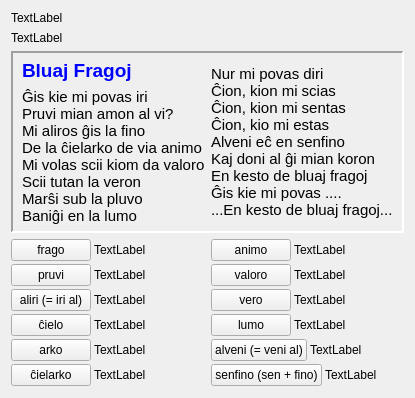
     <widget class="QWidget" name="tab_9">
      <attribute name="icon">
       <iconset resource="ikonoj.qrc">
        <normaloff>:/ikonoj/leciono.png</normaloff>:/ikonoj/leciono.png</iconset>
      </attribute>
      <attribute name="title">
       <string>9</string>
      </attribute>
      <layout class="QVBoxLayout" name="verticalLayout_15" stretch="0,0,2,0,1">
       <item>
        <widget class="titolo" name="Lec12_Label52">
         <property name="text">
          <string>TextLabel</string>
         </property>
        </widget>
       </item>
       <item>
        <widget class="QLabel" name="Lec12_Label53">
         <property name="text">
          <string>TextLabel</string>
         </property>
         <property name="wordWrap">
          <bool>true</bool>
         </property>
        </widget>
       </item>
       <item>
        <widget class="QFrame" name="frame">
         <property name="sizePolicy">
          <sizepolicy hsizetype="Preferred" vsizetype="Expanding">
           <horstretch>0</horstretch>
           <verstretch>0</verstretch>
          </sizepolicy>
         </property>
         <property name="frameShape">
          <enum>QFrame::Panel</enum>
         </property>
         <property name="frameShadow">
          <enum>QFrame::Sunken</enum>
         </property>
         <property name="lineWidth">
          <number>2</number>
         </property>
         <property name="tipo" stdset="0">
          <string>markebla</string>
         </property>
         <layout class="QVBoxLayout" name="verticalLayout_14">
          <property name="topMargin">
           <number>6</number>
          </property>
          <property name="bottomMargin">
           <number>6</number>
          </property>
          <item>
           <layout class="QHBoxLayout" name="horizontalLayout_18">
            <item>
             <layout class="QVBoxLayout" name="verticalLayout_13" stretch="0,1">
              <item>
               <widget class="QLabel" name="label">
                <property name="font">
                 <font>
                  <pointsize>-1</pointsize>
                  <weight>75</weight>
                  <bold>true</bold>
                 </font>
                </property>
                <property name="styleSheet">
                 <string notr="true">color: blue;
font-size: 18px;
font-weight: bold;</string>
                </property>
                <property name="text">
                 <string>&lt;!DOCTYPE HTML PUBLIC &quot;-//W3C//DTD HTML 4.0//EN&quot; &quot;http://www.w3.org/TR/REC-html40/strict.dtd&quot;&gt;
&lt;html&gt;&lt;head&gt;&lt;meta name=&quot;qrichtext&quot; content=&quot;1&quot; /&gt;&lt;style type=&quot;text/css&quot;&gt;
p, li { white-space: pre-wrap; }
&lt;/style&gt;&lt;/head&gt;&lt;body style=&quot; font-family:'Arial'; font-size:19px; font-weight:600; font-style:normal;&quot;&gt;
&lt;p style=&quot; margin-top:0px; margin-bottom:0px; margin-left:0px; margin-right:0px; -qt-block-indent:0; text-indent:0px;&quot;&gt;Bluaj Fragoj&lt;/p&gt;&lt;/body&gt;&lt;/html&gt;</string>
                </property>
                <property name="alignment">
                 <set>Qt::AlignLeading|Qt::AlignLeft|Qt::AlignVCenter</set>
                </property>
               </widget>
              </item>
              <item>
               <widget class="QLabel" name="label_16">
                <property name="sizePolicy">
                 <sizepolicy hsizetype="Preferred" vsizetype="Expanding">
                  <horstretch>0</horstretch>
                  <verstretch>0</verstretch>
                 </sizepolicy>
                </property>
                <property name="font">
                 <font>
                  <family>Arial</family>
                  <pointsize>11</pointsize>
                 </font>
                </property>
                <property name="text">
                 <string>Ĝis kie mi povas iri
Pruvi mian amon al vi?
Mi aliros ĝis la fino
De la ĉielarko de via animo
Mi volas scii kiom da valoro
Scii tutan la veron
Marŝi sub la pluvo
Baniĝi en la lumo</string>
                </property>
               </widget>
              </item>
             </layout>
            </item>
            <item>
             <widget class="QLabel" name="label_17">
              <property name="sizePolicy">
               <sizepolicy hsizetype="Preferred" vsizetype="Expanding">
                <horstretch>0</horstretch>
                <verstretch>0</verstretch>
               </sizepolicy>
              </property>
              <property name="font">
               <font>
                <family>Arial</family>
                <pointsize>11</pointsize>
               </font>
              </property>
              <property name="text">
               <string>Nur mi povas diri
Ĉion, kion mi scias
Ĉion, kion mi sentas
Ĉion, kio mi estas
Alveni eĉ en senfino
Kaj doni al ĝi mian koron
En kesto de bluaj fragoj
Ĝis kie mi povas ....
...En kesto de bluaj fragoj...</string>
              </property>
             </widget>
            </item>
           </layout>
          </item>
         </layout>
        </widget>
       </item>
       <item>
        <layout class="QHBoxLayout" name="horizontalLayout_17">
         <item>
          <layout class="QVBoxLayout" name="verticalLayout_11">
           <property name="spacing">
            <number>3</number>
           </property>
           <item>
            <layout class="QHBoxLayout" name="horizontalLayout_5" stretch="3,1">
             <item>
              <widget class="neklakebla" name="pushButton">
               <property name="sizePolicy">
                <sizepolicy hsizetype="Maximum" vsizetype="Fixed">
                 <horstretch>0</horstretch>
                 <verstretch>0</verstretch>
                </sizepolicy>
               </property>
               <property name="text">
                <string>frago</string>
               </property>
              </widget>
             </item>
             <item>
              <widget class="QLabel" name="Lec12_Label54">
               <property name="text">
                <string>TextLabel</string>
               </property>
               <property name="wordWrap">
                <bool>true</bool>
               </property>
              </widget>
             </item>
            </layout>
           </item>
           <item>
            <layout class="QHBoxLayout" name="horizontalLayout_6" stretch="3,1">
             <item>
              <widget class="neklakebla" name="pushButton_2">
               <property name="sizePolicy">
                <sizepolicy hsizetype="Maximum" vsizetype="Fixed">
                 <horstretch>0</horstretch>
                 <verstretch>0</verstretch>
                </sizepolicy>
               </property>
               <property name="text">
                <string>pruvi</string>
               </property>
              </widget>
             </item>
             <item>
              <widget class="QLabel" name="Lec12_Label55">
               <property name="text">
                <string>TextLabel</string>
               </property>
               <property name="wordWrap">
                <bool>true</bool>
               </property>
              </widget>
             </item>
            </layout>
           </item>
           <item>
            <layout class="QHBoxLayout" name="horizontalLayout_7" stretch="3,1">
             <item>
              <widget class="neklakebla" name="pushButton_3">
               <property name="sizePolicy">
                <sizepolicy hsizetype="Maximum" vsizetype="Fixed">
                 <horstretch>0</horstretch>
                 <verstretch>0</verstretch>
                </sizepolicy>
               </property>
               <property name="text">
                <string>aliri (= iri al)</string>
               </property>
              </widget>
             </item>
             <item>
              <widget class="QLabel" name="Lec12_Label56">
               <property name="text">
                <string>TextLabel</string>
               </property>
               <property name="wordWrap">
                <bool>true</bool>
               </property>
              </widget>
             </item>
            </layout>
           </item>
           <item>
            <layout class="QHBoxLayout" name="horizontalLayout_8" stretch="3,1">
             <item>
              <widget class="neklakebla" name="pushButton_4">
               <property name="sizePolicy">
                <sizepolicy hsizetype="Maximum" vsizetype="Fixed">
                 <horstretch>0</horstretch>
                 <verstretch>0</verstretch>
                </sizepolicy>
               </property>
               <property name="text">
                <string>ĉielo</string>
               </property>
              </widget>
             </item>
             <item>
              <widget class="QLabel" name="Lec12_Label57">
               <property name="text">
                <string>TextLabel</string>
               </property>
               <property name="wordWrap">
                <bool>true</bool>
               </property>
              </widget>
             </item>
            </layout>
           </item>
           <item>
            <layout class="QHBoxLayout" name="horizontalLayout_9" stretch="3,1">
             <item>
              <widget class="neklakebla" name="pushButton_5">
               <property name="sizePolicy">
                <sizepolicy hsizetype="Maximum" vsizetype="Fixed">
                 <horstretch>0</horstretch>
                 <verstretch>0</verstretch>
                </sizepolicy>
               </property>
               <property name="text">
                <string>arko</string>
               </property>
              </widget>
             </item>
             <item>
              <widget class="QLabel" name="Lec12_Label58">
               <property name="text">
                <string>TextLabel</string>
               </property>
               <property name="wordWrap">
                <bool>true</bool>
               </property>
              </widget>
             </item>
            </layout>
           </item>
           <item>
            <layout class="QHBoxLayout" name="horizontalLayout_10" stretch="3,1">
             <item>
              <widget class="neklakebla" name="pushButton_6">
               <property name="sizePolicy">
                <sizepolicy hsizetype="Maximum" vsizetype="Fixed">
                 <horstretch>0</horstretch>
                 <verstretch>0</verstretch>
                </sizepolicy>
               </property>
               <property name="text">
                <string>ĉielarko</string>
               </property>
              </widget>
             </item>
             <item>
              <widget class="QLabel" name="Lec12_Label59">
               <property name="text">
                <string>TextLabel</string>
               </property>
               <property name="wordWrap">
                <bool>true</bool>
               </property>
              </widget>
             </item>
            </layout>
           </item>
          </layout>
         </item>
         <item>
          <layout class="QVBoxLayout" name="verticalLayout_12">
           <property name="spacing">
            <number>3</number>
           </property>
           <item>
            <layout class="QHBoxLayout" name="horizontalLayout_11" stretch="3,1">
             <item>
              <widget class="neklakebla" name="pushButton_7">
               <property name="sizePolicy">
                <sizepolicy hsizetype="Maximum" vsizetype="Fixed">
                 <horstretch>0</horstretch>
                 <verstretch>0</verstretch>
                </sizepolicy>
               </property>
               <property name="text">
                <string>animo</string>
               </property>
              </widget>
             </item>
             <item>
              <widget class="QLabel" name="Lec12_Label60">
               <property name="text">
                <string>TextLabel</string>
               </property>
               <property name="wordWrap">
                <bool>true</bool>
               </property>
              </widget>
             </item>
            </layout>
           </item>
           <item>
            <layout class="QHBoxLayout" name="horizontalLayout_12" stretch="3,1">
             <item>
              <widget class="neklakebla" name="pushButton_8">
               <property name="sizePolicy">
                <sizepolicy hsizetype="Maximum" vsizetype="Fixed">
                 <horstretch>0</horstretch>
                 <verstretch>0</verstretch>
                </sizepolicy>
               </property>
               <property name="text">
                <string>valoro</string>
               </property>
              </widget>
             </item>
             <item>
              <widget class="QLabel" name="Lec12_Label61">
               <property name="text">
                <string>TextLabel</string>
               </property>
               <property name="wordWrap">
                <bool>true</bool>
               </property>
              </widget>
             </item>
            </layout>
           </item>
           <item>
            <layout class="QHBoxLayout" name="horizontalLayout_13" stretch="3,1">
             <item>
              <widget class="neklakebla" name="pushButton_9">
               <property name="sizePolicy">
                <sizepolicy hsizetype="Maximum" vsizetype="Fixed">
                 <horstretch>0</horstretch>
                 <verstretch>0</verstretch>
                </sizepolicy>
               </property>
               <property name="text">
                <string>vero</string>
               </property>
              </widget>
             </item>
             <item>
              <widget class="QLabel" name="Lec12_Label62">
               <property name="text">
                <string>TextLabel</string>
               </property>
               <property name="wordWrap">
                <bool>true</bool>
               </property>
              </widget>
             </item>
            </layout>
           </item>
           <item>
            <layout class="QHBoxLayout" name="horizontalLayout_14" stretch="3,1">
             <item>
              <widget class="neklakebla" name="pushButton_10">
               <property name="sizePolicy">
                <sizepolicy hsizetype="Maximum" vsizetype="Fixed">
                 <horstretch>0</horstretch>
                 <verstretch>0</verstretch>
                </sizepolicy>
               </property>
               <property name="text">
                <string>lumo</string>
               </property>
              </widget>
             </item>
             <item>
              <widget class="QLabel" name="Lec12_Label63">
               <property name="text">
                <string>TextLabel</string>
               </property>
               <property name="wordWrap">
                <bool>true</bool>
               </property>
              </widget>
             </item>
            </layout>
           </item>
           <item>
            <layout class="QHBoxLayout" name="horizontalLayout_15" stretch="3,1">
             <item>
              <widget class="neklakebla" name="pushButton_11">
               <property name="sizePolicy">
                <sizepolicy hsizetype="Maximum" vsizetype="Fixed">
                 <horstretch>0</horstretch>
                 <verstretch>0</verstretch>
                </sizepolicy>
               </property>
               <property name="text">
                <string>alveni (= veni al)</string>
               </property>
              </widget>
             </item>
             <item>
              <widget class="QLabel" name="Lec12_Label65">
               <property name="text">
                <string>TextLabel</string>
               </property>
               <property name="wordWrap">
                <bool>true</bool>
               </property>
              </widget>
             </item>
            </layout>
           </item>
           <item>
            <layout class="QHBoxLayout" name="horizontalLayout_16" stretch="3,1">
             <item>
              <widget class="neklakebla" name="pushButton_12">
               <property name="sizePolicy">
                <sizepolicy hsizetype="Maximum" vsizetype="Fixed">
                 <horstretch>0</horstretch>
                 <verstretch>0</verstretch>
                </sizepolicy>
               </property>
               <property name="text">
                <string>senfino (sen + fino)</string>
               </property>
              </widget>
             </item>
             <item>
              <widget class="QLabel" name="Lec12_Label64">
               <property name="text">
                <string>TextLabel</string>
               </property>
               <property name="wordWrap">
                <bool>true</bool>
               </property>
              </widget>
             </item>
            </layout>
           </item>
          </layout>
         </item>
        </layout>
       </item>
       <item>
        <spacer name="verticalSpacer_12">
         <property name="orientation">
          <enum>Qt::Vertical</enum>
         </property>
         <property name="sizeHint" stdset="0">
          <size>
           <width>20</width>
           <height>1</height>
          </size>
         </property>
        </spacer>
       </item>
      </layout>
     </widget>
